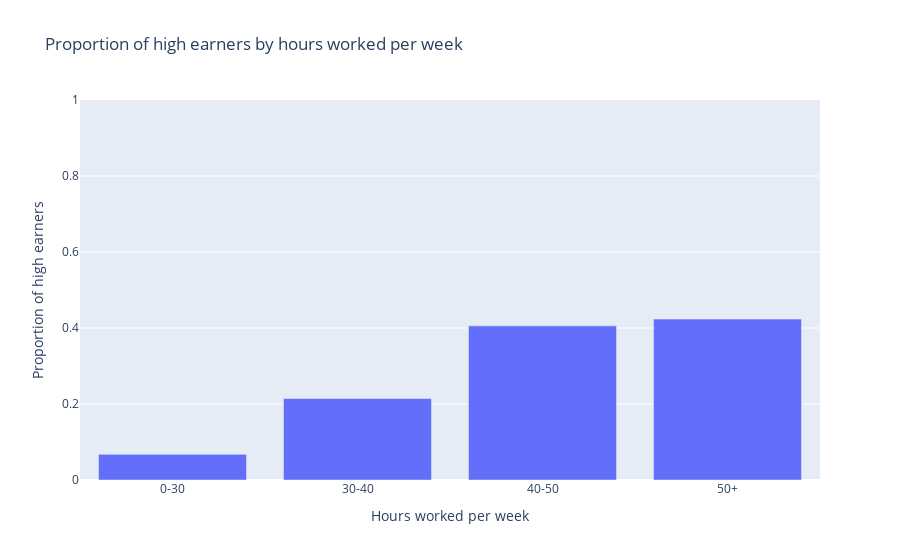

The cell this chart's notebook holds for it:
### Markdown cell above
### Possible resolving variables

Let's look at the relationship between hours per week and salary.

### Code cell
salary_by_hours_per_week = (
    val.assign(hpw=val.hours_per_week.map(bin_hours_per_week))
    .loc[:, ["hpw", "salary"]]
    .groupby("hpw")
    .aggregate(["mean", "count"])
    .reset_index()
)

fig_salary_by_hours_per_week = go.Figure(
    data=[
        go.Bar(
            x=salary_by_hours_per_week.hpw,
            y=salary_by_hours_per_week["salary"]["mean"],
        )
    ],
    layout={
        "title": "Proportion of high earners by hours worked per week",
        "yaxis": {"range": [0, 1], "title": "Proportion of high earners"},
        "xaxis": {
            "tickvals": [0, 1, 2, 3],
            "ticktext": ["0-30", "30-40", "40-50", "50+"],
            "title": "Hours worked per week",
        },
    },
)
fig_salary_by_hours_per_week

### Figure 1 — Plotly figure (JSON) as saved in the notebook; plotly's stock layout.template omitted (floating-point values rounded to 4 significant figures)
{"data": [{"type": "bar", "x": [0, 1, 2, 3], "y": [0.06749, 0.2144, 0.4056, 0.4234]}], "layout": {"title": {"text": "Proportion of high earners by hours worked per week"}, "xaxis": {"ticktext": ["0-30", "30-40", "40-50", "50+"], "tickvals": [0, 1, 2, 3], "title": {"text": "Hours worked per week"}}, "yaxis": {"range": [0, 1], "title": {"text": "Proportion of high earners"}}}}
